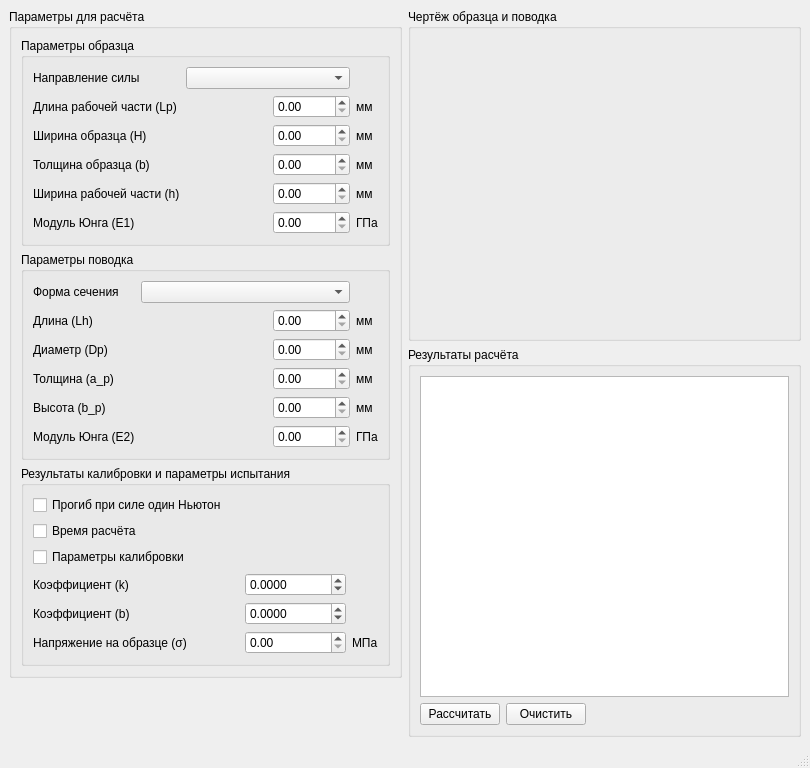
<?xml version="1.0" encoding="UTF-8"?>
<ui version="4.0">
 <class>MainWindow</class>
 <widget class="QMainWindow" name="MainWindow">
  <property name="geometry">
   <rect>
    <x>0</x>
    <y>0</y>
    <width>810</width>
    <height>768</height>
   </rect>
  </property>
  <property name="windowTitle">
   <string>MainWindow</string>
  </property>
  <widget class="QWidget" name="centralwidget">
   <layout class="QGridLayout" name="gridLayout_5">
    <item row="0" column="0" rowspan="2">
     <widget class="QGroupBox" name="groupBox_5">
      <property name="title">
       <string>Параметры для расчёта</string>
      </property>
      <layout class="QVBoxLayout" name="verticalLayout_2">
       <item>
        <widget class="QGroupBox" name="groupBox">
         <property name="title">
          <string>Параметры образца</string>
         </property>
         <layout class="QGridLayout" name="gridLayout">
          <item row="0" column="0">
           <widget class="QLabel" name="label_26">
            <property name="text">
             <string>Направление силы</string>
            </property>
           </widget>
          </item>
          <item row="0" column="1" colspan="2">
           <widget class="QComboBox" name="comboBox_directionForce"/>
          </item>
          <item row="1" column="0">
           <widget class="QLabel" name="label">
            <property name="text">
             <string>Длина рабочей части (Lp)</string>
            </property>
           </widget>
          </item>
          <item row="1" column="2">
           <widget class="QDoubleSpinBox" name="doubleSpinBox_Lp">
            <property name="maximum">
             <double>100.000000000000000</double>
            </property>
            <property name="singleStep">
             <double>0.010000000000000</double>
            </property>
           </widget>
          </item>
          <item row="1" column="3">
           <widget class="QLabel" name="label_2">
            <property name="text">
             <string>мм</string>
            </property>
           </widget>
          </item>
          <item row="2" column="0">
           <widget class="QLabel" name="label_7">
            <property name="text">
             <string>Ширина образца (H)</string>
            </property>
           </widget>
          </item>
          <item row="2" column="2">
           <widget class="QDoubleSpinBox" name="doubleSpinBox_H">
            <property name="maximum">
             <double>100.000000000000000</double>
            </property>
            <property name="singleStep">
             <double>0.010000000000000</double>
            </property>
           </widget>
          </item>
          <item row="2" column="3">
           <widget class="QLabel" name="label_3">
            <property name="text">
             <string>мм</string>
            </property>
           </widget>
          </item>
          <item row="3" column="0">
           <widget class="QLabel" name="label_8">
            <property name="text">
             <string>Толщина образца (b)</string>
            </property>
           </widget>
          </item>
          <item row="3" column="2">
           <widget class="QDoubleSpinBox" name="doubleSpinBox_b">
            <property name="maximum">
             <double>100.000000000000000</double>
            </property>
            <property name="singleStep">
             <double>0.010000000000000</double>
            </property>
           </widget>
          </item>
          <item row="3" column="3">
           <widget class="QLabel" name="label_4">
            <property name="text">
             <string>мм</string>
            </property>
           </widget>
          </item>
          <item row="4" column="0">
           <widget class="QLabel" name="label_9">
            <property name="text">
             <string>Ширина рабочей части (h)</string>
            </property>
           </widget>
          </item>
          <item row="4" column="2">
           <widget class="QDoubleSpinBox" name="doubleSpinBox_h">
            <property name="maximum">
             <double>100.000000000000000</double>
            </property>
            <property name="singleStep">
             <double>0.010000000000000</double>
            </property>
           </widget>
          </item>
          <item row="4" column="3">
           <widget class="QLabel" name="label_5">
            <property name="text">
             <string>мм</string>
            </property>
           </widget>
          </item>
          <item row="5" column="0">
           <widget class="QLabel" name="label_10">
            <property name="text">
             <string>Модуль Юнга (E1)</string>
            </property>
           </widget>
          </item>
          <item row="5" column="2">
           <widget class="QDoubleSpinBox" name="doubleSpinBox_E1">
            <property name="maximum">
             <double>10000.000000000000000</double>
            </property>
            <property name="singleStep">
             <double>0.100000000000000</double>
            </property>
           </widget>
          </item>
          <item row="5" column="3">
           <widget class="QLabel" name="label_6">
            <property name="text">
             <string>ГПа</string>
            </property>
           </widget>
          </item>
          <item row="1" column="1" rowspan="5">
           <spacer name="horizontalSpacer_5">
            <property name="orientation">
             <enum>Qt::Horizontal</enum>
            </property>
            <property name="sizeHint" stdset="0">
             <size>
              <width>52</width>
              <height>20</height>
             </size>
            </property>
           </spacer>
          </item>
         </layout>
        </widget>
       </item>
       <item>
        <widget class="QGroupBox" name="groupBox_2">
         <property name="font">
          <font>
           <pointsize>9</pointsize>
           <italic>false</italic>
           <bold>false</bold>
          </font>
         </property>
         <property name="title">
          <string>Параметры поводка</string>
         </property>
         <layout class="QGridLayout" name="gridLayout_2">
          <item row="0" column="0">
           <widget class="QLabel" name="label_17">
            <property name="text">
             <string>Форма сечения</string>
            </property>
           </widget>
          </item>
          <item row="0" column="1" colspan="2">
           <widget class="QComboBox" name="comboBox_selectType_p"/>
          </item>
          <item row="1" column="0">
           <widget class="QLabel" name="label_11">
            <property name="text">
             <string>Длина (Lh)</string>
            </property>
           </widget>
          </item>
          <item row="1" column="2">
           <widget class="QDoubleSpinBox" name="doubleSpinBox_Lh">
            <property name="maximum">
             <double>200.000000000000000</double>
            </property>
            <property name="singleStep">
             <double>0.010000000000000</double>
            </property>
           </widget>
          </item>
          <item row="1" column="3">
           <widget class="QLabel" name="label_12">
            <property name="text">
             <string>мм</string>
            </property>
           </widget>
          </item>
          <item row="2" column="0">
           <widget class="QLabel" name="label_Dp">
            <property name="text">
             <string>Диаметр (Dp)</string>
            </property>
           </widget>
          </item>
          <item row="2" column="2">
           <widget class="QDoubleSpinBox" name="doubleSpinBox_Dp">
            <property name="maximum">
             <double>100.000000000000000</double>
            </property>
            <property name="singleStep">
             <double>0.010000000000000</double>
            </property>
           </widget>
          </item>
          <item row="2" column="3">
           <widget class="QLabel" name="label_Dp_mm">
            <property name="text">
             <string>мм</string>
            </property>
           </widget>
          </item>
          <item row="3" column="0">
           <widget class="QLabel" name="label_a_p">
            <property name="text">
             <string>Толщина (a_p)</string>
            </property>
           </widget>
          </item>
          <item row="3" column="2">
           <widget class="QDoubleSpinBox" name="doubleSpinBox_a_p">
            <property name="maximum">
             <double>100.000000000000000</double>
            </property>
            <property name="singleStep">
             <double>0.010000000000000</double>
            </property>
           </widget>
          </item>
          <item row="3" column="3">
           <widget class="QLabel" name="label_a_p_mm">
            <property name="text">
             <string>мм</string>
            </property>
           </widget>
          </item>
          <item row="4" column="0">
           <widget class="QLabel" name="label_b_p">
            <property name="text">
             <string>Высота (b_p)</string>
            </property>
           </widget>
          </item>
          <item row="4" column="2">
           <widget class="QDoubleSpinBox" name="doubleSpinBox_b_p">
            <property name="maximum">
             <double>100.000000000000000</double>
            </property>
            <property name="singleStep">
             <double>0.010000000000000</double>
            </property>
           </widget>
          </item>
          <item row="4" column="3">
           <widget class="QLabel" name="label_b_p_mm">
            <property name="text">
             <string>мм</string>
            </property>
           </widget>
          </item>
          <item row="5" column="0">
           <widget class="QLabel" name="label_19">
            <property name="text">
             <string>Модуль Юнга (E2)</string>
            </property>
           </widget>
          </item>
          <item row="5" column="2">
           <widget class="QDoubleSpinBox" name="doubleSpinBox_E2">
            <property name="maximum">
             <double>10000.000000000000000</double>
            </property>
            <property name="singleStep">
             <double>0.100000000000000</double>
            </property>
           </widget>
          </item>
          <item row="5" column="3">
           <widget class="QLabel" name="label_20">
            <property name="text">
             <string>ГПа</string>
            </property>
           </widget>
          </item>
          <item row="1" column="1" rowspan="5">
           <spacer name="horizontalSpacer_6">
            <property name="orientation">
             <enum>Qt::Horizontal</enum>
            </property>
            <property name="sizeHint" stdset="0">
             <size>
              <width>40</width>
              <height>20</height>
             </size>
            </property>
           </spacer>
          </item>
         </layout>
        </widget>
       </item>
       <item>
        <widget class="QGroupBox" name="groupBox_3">
         <property name="title">
          <string>Результаты калибровки и параметры испытания</string>
         </property>
         <layout class="QGridLayout" name="gridLayout_3">
          <item row="0" column="0" colspan="2">
           <widget class="QCheckBox" name="checkBox_force1N">
            <property name="text">
             <string>Прогиб при силе один Ньютон</string>
            </property>
           </widget>
          </item>
          <item row="1" column="0">
           <widget class="QCheckBox" name="checkBox_calcTime">
            <property name="text">
             <string>Время расчёта</string>
            </property>
           </widget>
          </item>
          <item row="2" column="0">
           <widget class="QCheckBox" name="checkBox_calibCoeff">
            <property name="text">
             <string>Параметры калибровки</string>
            </property>
           </widget>
          </item>
          <item row="3" column="0">
           <widget class="QLabel" name="label_coeff_k">
            <property name="text">
             <string>Коэффициент (k)</string>
            </property>
           </widget>
          </item>
          <item row="3" column="2">
           <widget class="QDoubleSpinBox" name="doubleSpinBox_coeff_k">
            <property name="decimals">
             <number>4</number>
            </property>
            <property name="minimum">
             <double>-1000.000000000000000</double>
            </property>
            <property name="maximum">
             <double>1000.000000000000000</double>
            </property>
            <property name="singleStep">
             <double>0.000100000000000</double>
            </property>
           </widget>
          </item>
          <item row="4" column="0">
           <widget class="QLabel" name="label_coeff_b">
            <property name="text">
             <string>Коэффициент (b)</string>
            </property>
           </widget>
          </item>
          <item row="4" column="2">
           <widget class="QDoubleSpinBox" name="doubleSpinBox_coeff_b">
            <property name="decimals">
             <number>4</number>
            </property>
            <property name="minimum">
             <double>-100000.000000000000000</double>
            </property>
            <property name="maximum">
             <double>100000.000000000000000</double>
            </property>
            <property name="singleStep">
             <double>0.000100000000000</double>
            </property>
           </widget>
          </item>
          <item row="5" column="0">
           <widget class="QLabel" name="label_23">
            <property name="text">
             <string>Напряжение на образце (σ)</string>
            </property>
           </widget>
          </item>
          <item row="5" column="2">
           <widget class="QDoubleSpinBox" name="doubleSpinBox_stress">
            <property name="maximum">
             <double>1000000.000000000000000</double>
            </property>
            <property name="singleStep">
             <double>0.010000000000000</double>
            </property>
           </widget>
          </item>
          <item row="5" column="3">
           <widget class="QLabel" name="label_24">
            <property name="text">
             <string>МПа</string>
            </property>
           </widget>
          </item>
          <item row="3" column="1" rowspan="3">
           <spacer name="horizontalSpacer_11">
            <property name="orientation">
             <enum>Qt::Horizontal</enum>
            </property>
            <property name="sizeHint" stdset="0">
             <size>
              <width>40</width>
              <height>20</height>
             </size>
            </property>
           </spacer>
          </item>
         </layout>
        </widget>
       </item>
      </layout>
     </widget>
    </item>
    <item row="0" column="1">
     <widget class="QGroupBox" name="imageBox">
      <property name="title">
       <string>Чертёж образца и поводка</string>
      </property>
      <layout class="QVBoxLayout" name="verticalLayout">
       <item>
        <widget class="QLabel" name="label_plan">
         <property name="text">
          <string/>
         </property>
        </widget>
       </item>
      </layout>
     </widget>
    </item>
    <item row="2" column="0">
     <spacer name="verticalSpacer_2">
      <property name="orientation">
       <enum>Qt::Vertical</enum>
      </property>
      <property name="sizeHint" stdset="0">
       <size>
        <width>20</width>
        <height>143</height>
       </size>
      </property>
     </spacer>
    </item>
    <item row="1" column="1" rowspan="2">
     <widget class="QGroupBox" name="groupBox_4">
      <property name="enabled">
       <bool>true</bool>
      </property>
      <property name="title">
       <string>Результаты расчёта</string>
      </property>
      <layout class="QGridLayout" name="gridLayout_4">
       <item row="0" column="0" colspan="3">
        <widget class="QTextBrowser" name="textBrowser"/>
       </item>
       <item row="1" column="0">
        <widget class="QPushButton" name="pushButton_calc">
         <property name="text">
          <string>Рассчитать</string>
         </property>
        </widget>
       </item>
       <item row="1" column="1">
        <widget class="QPushButton" name="pushButton_clear">
         <property name="text">
          <string>Очистить</string>
         </property>
        </widget>
       </item>
       <item row="1" column="2">
        <spacer name="horizontalSpacer_14">
         <property name="orientation">
          <enum>Qt::Horizontal</enum>
         </property>
         <property name="sizeHint" stdset="0">
          <size>
           <width>189</width>
           <height>20</height>
          </size>
         </property>
        </spacer>
       </item>
      </layout>
     </widget>
    </item>
   </layout>
  </widget>
  <widget class="QStatusBar" name="statusbar"/>
  <widget class="QMenuBar" name="menubar">
   <property name="geometry">
    <rect>
     <x>0</x>
     <y>0</y>
     <width>810</width>
     <height>22</height>
    </rect>
   </property>
  </widget>
 </widget>
 <resources/>
 <connections/>
</ui>
